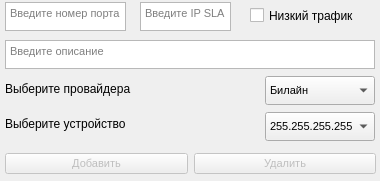
      <widget class="QWidget" name="page_3">
       <property name="geometry">
        <rect>
         <x>0</x>
         <y>0</y>
         <width>380</width>
         <height>181</height>
        </rect>
       </property>
       <attribute name="label">
        <string>Добавить | Удалить порт коммутатора</string>
       </attribute>
       <widget class="QTextEdit" name="textEdit_31">
        <property name="geometry">
         <rect>
          <x>5</x>
          <y>2</y>
          <width>121</width>
          <height>29</height>
         </rect>
        </property>
        <property name="maximumSize">
         <size>
          <width>16777215</width>
          <height>29</height>
         </size>
        </property>
        <property name="font">
         <font>
          <pointsize>8</pointsize>
          <weight>50</weight>
          <bold>false</bold>
         </font>
        </property>
        <property name="toolTip">
         <string/>
        </property>
        <property name="placeholderText">
         <string>Введите номер порта </string>
        </property>
       </widget>
       <widget class="QTextEdit" name="textEdit_33">
        <property name="geometry">
         <rect>
          <x>5</x>
          <y>40</y>
          <width>370</width>
          <height>29</height>
         </rect>
        </property>
        <property name="maximumSize">
         <size>
          <width>16777215</width>
          <height>29</height>
         </size>
        </property>
        <property name="font">
         <font>
          <pointsize>8</pointsize>
          <weight>50</weight>
          <bold>false</bold>
         </font>
        </property>
        <property name="toolTip">
         <string/>
        </property>
        <property name="placeholderText">
         <string>Введите описание</string>
        </property>
       </widget>
       <widget class="QComboBox" name="comboBox_4">
        <property name="geometry">
         <rect>
          <x>265</x>
          <y>112</y>
          <width>110</width>
          <height>29</height>
         </rect>
        </property>
        <property name="font">
         <font>
          <pointsize>8</pointsize>
          <weight>50</weight>
          <bold>false</bold>
         </font>
        </property>
        <item>
         <property name="text">
          <string>255.255.255.255</string>
         </property>
        </item>
       </widget>
       <widget class="QWidget" name="horizontalLayoutWidget_2">
        <property name="geometry">
         <rect>
          <x>5</x>
          <y>148</y>
          <width>371</width>
          <height>31</height>
         </rect>
        </property>
        <layout class="QHBoxLayout" name="horizontalLayout_7">
         <item>
          <widget class="QPushButton" name="Add_switch_port_btn">
           <property name="enabled">
            <bool>false</bool>
           </property>
           <property name="font">
            <font>
             <pointsize>8</pointsize>
             <weight>50</weight>
             <bold>false</bold>
            </font>
           </property>
           <property name="text">
            <string>Добавить</string>
           </property>
          </widget>
         </item>
         <item>
          <widget class="QPushButton" name="Delete_switch_port_btn">
           <property name="enabled">
            <bool>false</bool>
           </property>
           <property name="font">
            <font>
             <pointsize>8</pointsize>
             <weight>50</weight>
             <bold>false</bold>
            </font>
           </property>
           <property name="text">
            <string>Удалить</string>
           </property>
          </widget>
         </item>
        </layout>
       </widget>
       <widget class="QComboBox" name="comboBox_8">
        <property name="geometry">
         <rect>
          <x>265</x>
          <y>76</y>
          <width>110</width>
          <height>29</height>
         </rect>
        </property>
        <property name="font">
         <font>
          <pointsize>8</pointsize>
          <weight>50</weight>
          <bold>false</bold>
         </font>
        </property>
        <item>
         <property name="text">
          <string>Билайн</string>
         </property>
        </item>
        <item>
         <property name="text">
          <string>ИЭСК</string>
         </property>
        </item>
        <item>
         <property name="text">
          <string>МТС</string>
         </property>
        </item>
        <item>
         <property name="text">
          <string>ООО Связь</string>
         </property>
        </item>
        <item>
         <property name="text">
          <string>ТТК</string>
         </property>
        </item>
        <item>
         <property name="text">
          <string>Теле2</string>
         </property>
        </item>
        <item>
         <property name="text">
          <string>ИНК</string>
         </property>
        </item>
       </widget>
       <widget class="QLabel" name="label_6">
        <property name="geometry">
         <rect>
          <x>5</x>
          <y>78</y>
          <width>171</width>
          <height>21</height>
         </rect>
        </property>
        <property name="text">
         <string>Выберите провайдера</string>
        </property>
       </widget>
       <widget class="QLabel" name="label_14">
        <property name="geometry">
         <rect>
          <x>5</x>
          <y>113</y>
          <width>151</width>
          <height>21</height>
         </rect>
        </property>
        <property name="text">
         <string>Выберите устройство</string>
        </property>
       </widget>
       <widget class="QCheckBox" name="checkBox">
        <property name="geometry">
         <rect>
          <x>250</x>
          <y>5</y>
          <width>121</width>
          <height>21</height>
         </rect>
        </property>
        <property name="text">
         <string>Низкий трафик</string>
        </property>
       </widget>
       <widget class="QTextEdit" name="textEdit_36">
        <property name="geometry">
         <rect>
          <x>140</x>
          <y>2</y>
          <width>91</width>
          <height>29</height>
         </rect>
        </property>
        <property name="font">
         <font>
          <pointsize>8</pointsize>
          <weight>50</weight>
          <bold>false</bold>
         </font>
        </property>
        <property name="html">
         <string>&lt;!DOCTYPE HTML PUBLIC &quot;-//W3C//DTD HTML 4.0//EN&quot; &quot;http://www.w3.org/TR/REC-html40/strict.dtd&quot;&gt;
&lt;html&gt;&lt;head&gt;&lt;meta name=&quot;qrichtext&quot; content=&quot;1&quot; /&gt;&lt;style type=&quot;text/css&quot;&gt;
p, li { white-space: pre-wrap; }
&lt;/style&gt;&lt;/head&gt;&lt;body style=&quot; font-family:'MS Shell Dlg 2'; font-size:8pt; font-weight:400; font-style:normal;&quot;&gt;
&lt;p align=&quot;center&quot; style=&quot;-qt-paragraph-type:empty; margin-top:0px; margin-bottom:0px; margin-left:0px; margin-right:0px; -qt-block-indent:0; text-indent:0px; font-size:10pt; font-weight:600;&quot;&gt;&lt;br /&gt;&lt;/p&gt;&lt;/body&gt;&lt;/html&gt;</string>
        </property>
        <property name="placeholderText">
         <string>Введите IP SLA</string>
        </property>
       </widget>
      </widget>
